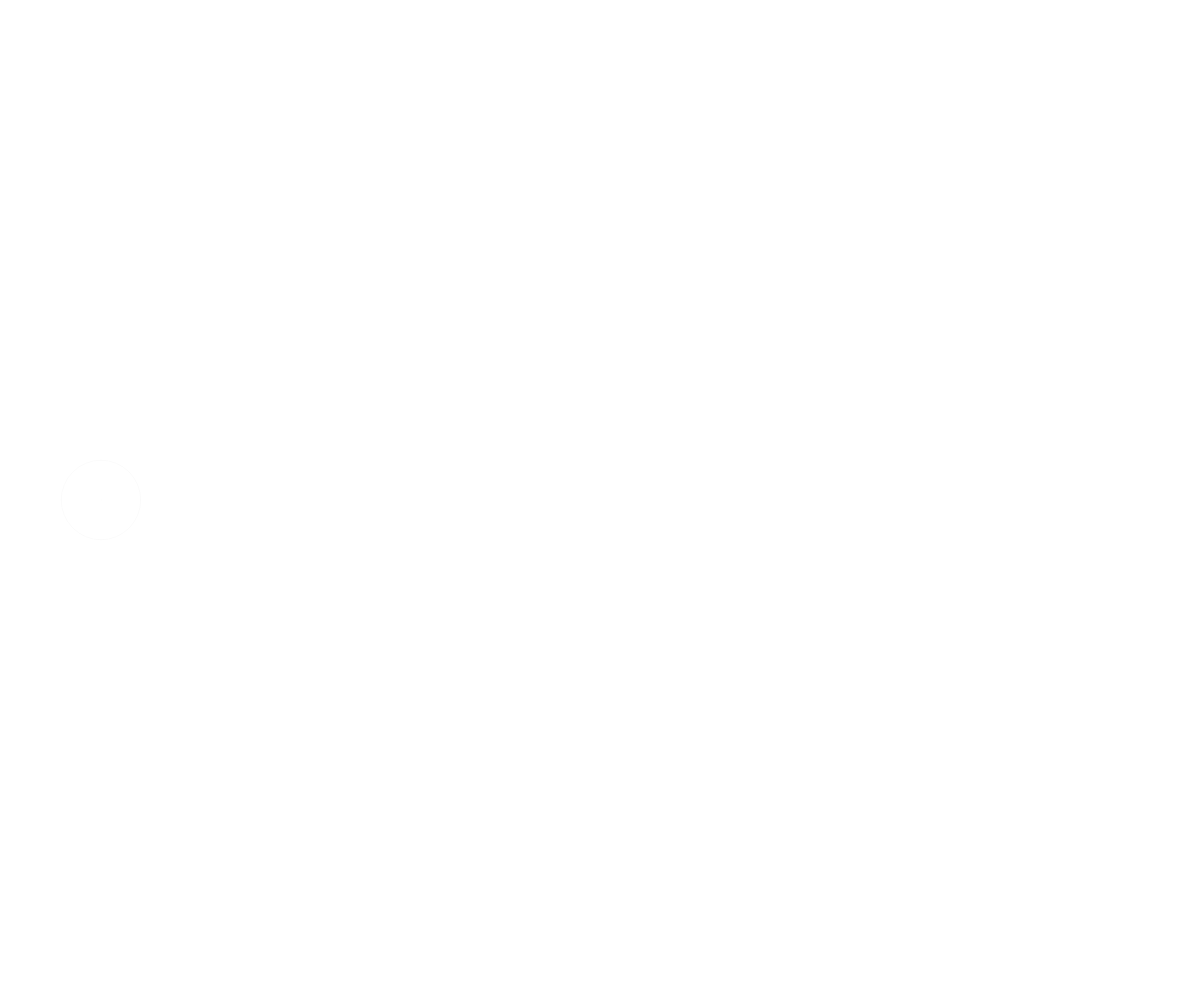
Frame 1 (no input)
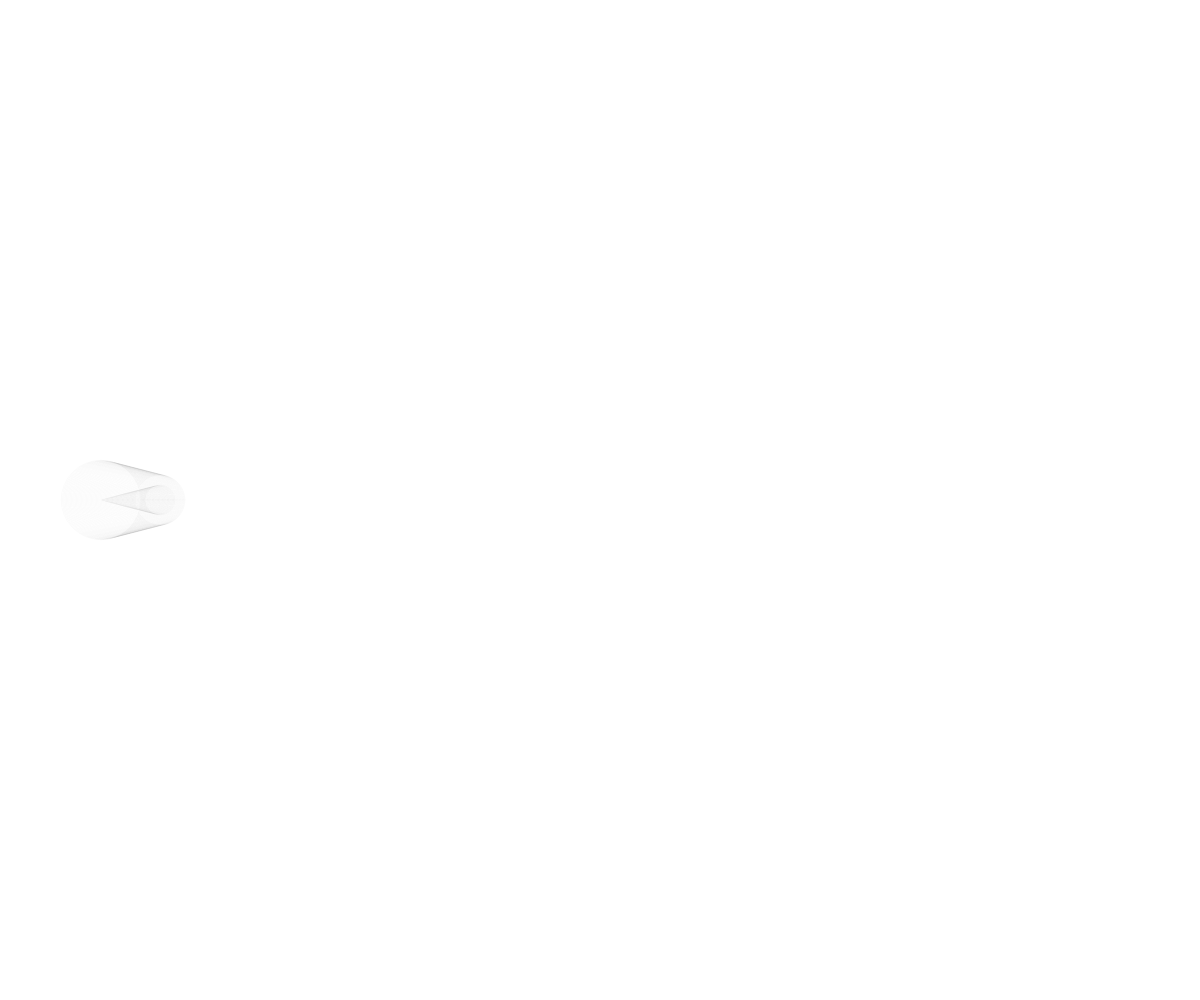
Frame 60 (no input)
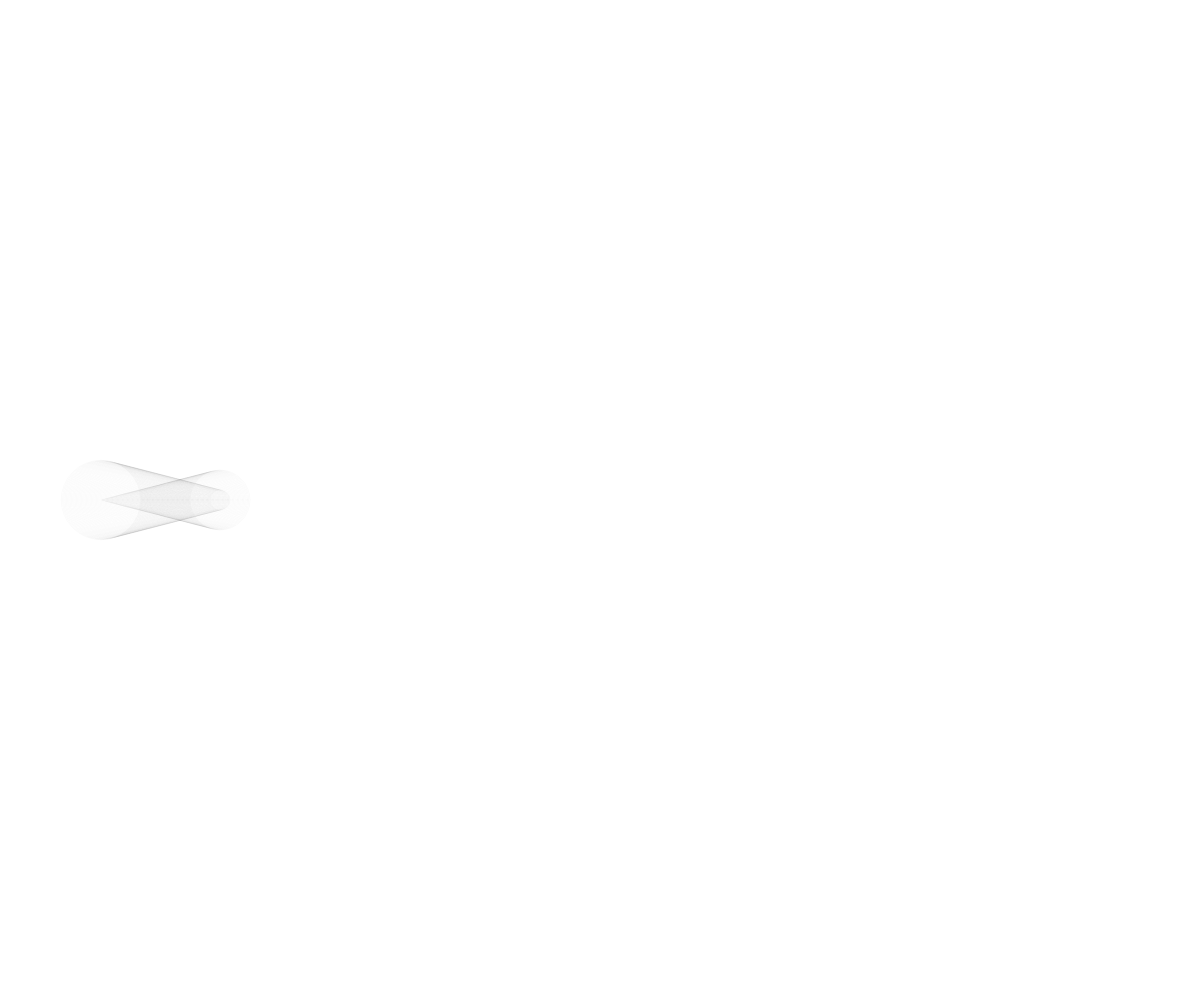
Frame 120 (the mouse pressed at the canvas centre since frame 60)

The p5.js sketch that drew these frames (run headless with seeded random() and noise() and a simulated clock; from frame 60 on, the mouse is pressed at the canvas centre):

// p5.js sketch
// ── sketch.js
let d = 0;
let x = 100;
let f = 1;
let xoff = 1;
let circles = [];
function setup() {
  background(255);
  createCanvas(windowWidth, windowHeight);
}

function draw() {
  // stroke(255);
  // noFill();
  if (d === windowHeight - 50){
    noLoop();
  }
  if (x === windowWidth - 400){
    noLoop();
  }
  d = d + .5;
  x = x + f;
  let y = windowHeight/2;
  drawCircle(x, y, d)
  xoff += .1;
}

function drawCircle(x, y, d){
  stroke(0, 5)
  noFill();
  ellipse(x, y , d)
  if (d > 0){
    drawCircle(x, y, d - 80)
    // drawCircle(x, y + 100, (d % 200) - 100)

  }

}
